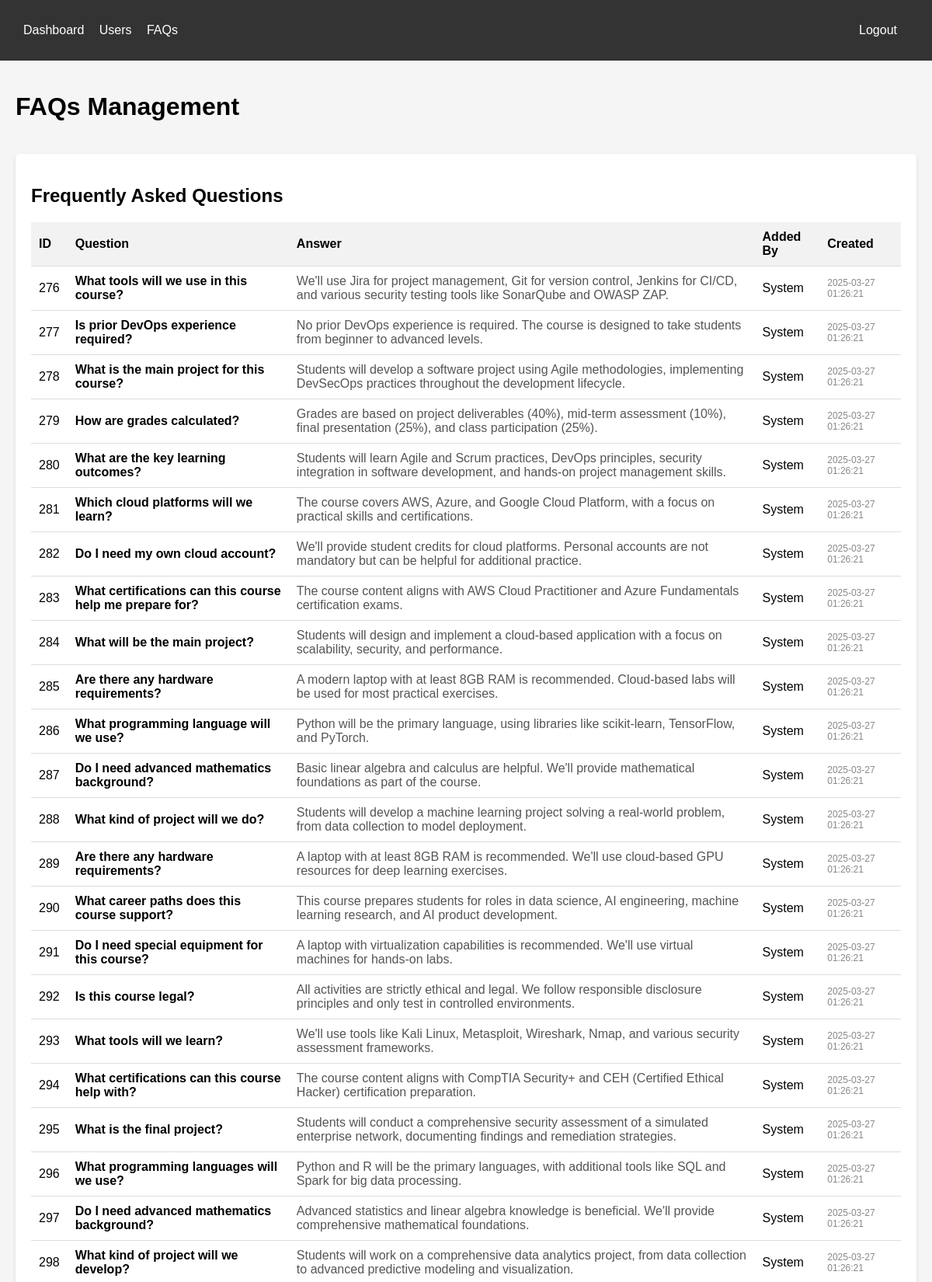
Screenshot of /faqs (signed in, upper part) with the database file from the repository.
### tables this page shows
CREATE TABLE faqs (
        id INTEGER PRIMARY KEY AUTOINCREMENT,
        question TEXT,
        answer TEXT,
        added_by TEXT,
        created_at TIMESTAMP DEFAULT CURRENT_TIMESTAMP
    );

### dashboard/app.py (the view)
@app.route('/faqs')
def faqs():
    if 'logged_in' not in session:
        return redirect(url_for('login'))
    with DatabaseConnection() as conn:
        cursor = conn.cursor()
        cursor.execute('''
        SELECT f.id, f.question, f.answer, f.created_at, u.first_name
        FROM faqs f
        LEFT JOIN users u ON f.added_by = u.user_id
        ORDER BY f.created_at DESC
        ''')
        faqs = cursor.fetchall()
    return render_template('faqs.html', faqs=faqs)

### db/connection.py (called while the page is built)
def get_connection():
    conn = sqlite3.connect(DATABASE_PATH)
    conn.row_factory = sqlite3.Row  # This lets us access columns by name
    return conn

    def __enter__(self):
        self.conn = get_connection()
        return self.conn

    def __exit__(self, exc_type, exc_val, exc_tb):
        if self.conn:
            if exc_type is None:
                self.conn.commit()
            else:
                self.conn.rollback()
            self.conn.close()

### dashboard/templates/faqs.html (shortened to what this page needs)
<!DOCTYPE html>
<html>
<head>
</head>
<body>
    <div class="navbar">
        <div class="container">
            <a href="/dashboard">Dashboard</a>
            <a href="/users">Users</a>
            <a href="/faqs">FAQs</a>
            <a href="/logout" style="float:right">Logout</a>
        </div>
    </div>
    <div class="container">
        <div class="header">
            <h1>FAQs Management</h1>
        </div>
        <div class="card">
            <h2>Frequently Asked Questions</h2>
            <table>
                <thead>
                    <tr>
                        <th>ID</th>
                        <th>Question</th>
                        <th>Answer</th>
                        <th>Added By</th>
                        <th>Created</th>
                    </tr>
                </thead>
                <tbody>
                    {% for faq in faqs %}
                    <tr>
                        <td>{{ faq.id }}</td>
                        <td class="faq-question">{{ faq.question }}</td>
                        <td class="faq-answer">{{ faq.answer }}</td>
                        <td>{{ faq.first_name or 'System' }}</td>
                        <td class="faq-meta">{{ faq.created_at }}</td>
                    </tr>
                    {% endfor %}
                </tbody>
            </table>
        </div>
    </div>
</body>
</html>

### dashboard/templates/faqs.html (style rules this page uses)
body { font-family: Arial, sans-serif; margin: 0; padding: 0; background-color: #f5f5f5; }
.container { max-width: 1200px; margin: 0 auto; padding: 20px; }
.header { display: flex; justify-content: space-between; align-items: center; margin-bottom: 20px; }
.navbar { background-color: #333; color: white; padding: 10px; }
.navbar a { color: white; text-decoration: none; margin-right: 15px; }
.card { background: white; padding: 20px; border-radius: 5px; box-shadow: 0 2px 5px rgba(0, 0, 0, 0.1); margin-bottom: 20px; }
table { width: 100%; border-collapse: collapse; }
table th, table td { padding: 10px; text-align: left; border-bottom: 1px solid #ddd; }
table th { background-color: #f2f2f2; }
.faq-question { font-weight: bold; }
.faq-answer { color: #555; }
.faq-meta { font-size: 12px; color: #888; }

### rows the page displays
faqs: id "276", question "What tools will we use in this course?", answer "We'll use Jira for project management, Git for version control, Jenkins for CI/CD, and various security testing tools like SonarQube and OWASP ZAP.", first_name "System", created_at "2025-03-27 01:26:21"
faqs: id "277", question "Is prior DevOps experience required?", answer "No prior DevOps experience is required. The course is designed to take students from beginner to advanced levels.", first_name "System", created_at "2025-03-27 01:26:21"
faqs: id "278", question "What is the main project for this course?", answer "Students will develop a software project using Agile methodologies, implementing DevSecOps practices throughout the development lifecycle.", first_name "System", created_at "2025-03-27 01:26:21"
faqs: id "279", question "How are grades calculated?", answer "Grades are based on project deliverables (40%), mid-term assessment (10%), final presentation (25%), and class participation (25%).", first_name "System", created_at "2025-03-27 01:26:21"
faqs: id "280", question "What are the key learning outcomes?", answer "Students will learn Agile and Scrum practices, DevOps principles, security integration in software development, and hands-on project management skills.", first_name "System", created_at "2025-03-27 01:26:21"
faqs: id "281", question "Which cloud platforms will we learn?", answer "The course covers AWS, Azure, and Google Cloud Platform, with a focus on practical skills and certifications.", first_name "System", created_at "2025-03-27 01:26:21"
faqs: id "282", question "Do I need my own cloud account?", answer "We'll provide student credits for cloud platforms. Personal accounts are not mandatory but can be helpful for additional practice.", first_name "System", created_at "2025-03-27 01:26:21"
faqs: id "283", question "What certifications can this course help me prepare for?", answer "The course content aligns with AWS Cloud Practitioner and Azure Fundamentals certification exams.", first_name "System", created_at "2025-03-27 01:26:21"
faqs: id "284", question "What will be the main project?", answer "Students will design and implement a cloud-based application with a focus on scalability, security, and performance.", first_name "System", created_at "2025-03-27 01:26:21"
faqs: id "285", question "Are there any hardware requirements?", answer "A modern laptop with at least 8GB RAM is recommended. Cloud-based labs will be used for most practical exercises.", first_name "System", created_at "2025-03-27 01:26:21"
faqs: id "286", question "What programming language will we use?", answer "Python will be the primary language, using libraries like scikit-learn, TensorFlow, and PyTorch.", first_name "System", created_at "2025-03-27 01:26:21"
faqs: id "287", question "Do I need advanced mathematics background?", answer "Basic linear algebra and calculus are helpful. We'll provide mathematical foundations as part of the course.", first_name "System", created_at "2025-03-27 01:26:21"
faqs: id "288", question "What kind of project will we do?", answer "Students will develop a machine learning project solving a real-world problem, from data collection to model deployment.", first_name "System", created_at "2025-03-27 01:26:21"
faqs: id "289", question "Are there any hardware requirements?", answer "A laptop with at least 8GB RAM is recommended. We'll use cloud-based GPU resources for deep learning exercises.", first_name "System", created_at "2025-03-27 01:26:21"
faqs: id "290", question "What career paths does this course support?", answer "This course prepares students for roles in data science, AI engineering, machine learning research, and AI product development.", first_name "System", created_at "2025-03-27 01:26:21"
faqs: id "291", question "Do I need special equipment for this course?", answer "A laptop with virtualization capabilities is recommended. We'll use virtual machines for hands-on labs.", first_name "System", created_at "2025-03-27 01:26:21"
faqs: id "292", question "Is this course legal?", answer "All activities are strictly ethical and legal. We follow responsible disclosure principles and only test in controlled environments.", first_name "System", created_at "2025-03-27 01:26:21"
faqs: id "293", question "What tools will we learn?", answer "We'll use tools like Kali Linux, Metasploit, Wireshark, Nmap, and various security assessment frameworks.", first_name "System", created_at "2025-03-27 01:26:21"
faqs: id "294", question "What certifications can this course help with?", answer "The course content aligns with CompTIA Security+ and CEH (Certified Ethical Hacker) certification preparation.", first_name "System", created_at "2025-03-27 01:26:21"
faqs: id "295", question "What is the final project?", answer "Students will conduct a comprehensive security assessment of a simulated enterprise network, documenting findings and remediation strategies.", first_name "System", created_at "2025-03-27 01:26:21"
faqs: id "296", question "What programming languages will we use?", answer "Python and R will be the primary languages, with additional tools like SQL and Spark for big data processing.", first_name "System", created_at "2025-03-27 01:26:21"
faqs: id "297", question "Do I need advanced mathematics background?", answer "Advanced statistics and linear algebra knowledge is beneficial. We'll provide comprehensive mathematical foundations.", first_name "System", created_at "2025-03-27 01:26:21"
faqs: id "298", question "What kind of project will we develop?", answer "Students will work on a comprehensive data analytics project, from data collection to advanced predictive modeling and visualization.", first_name "System", created_at "2025-03-27 01:26:21"
